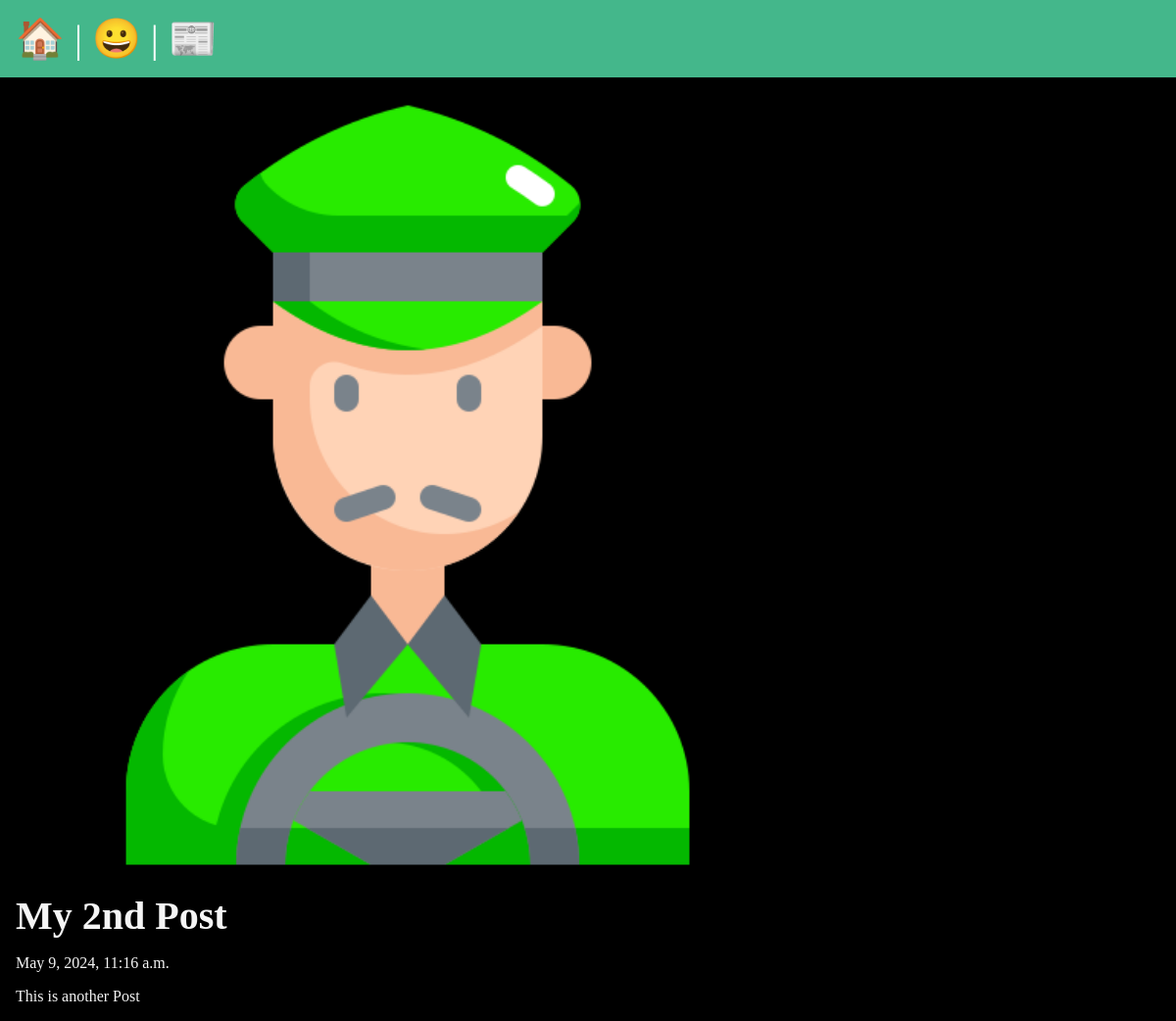
Screenshot of /posts/second-post with the database file from the repository.
### posts/models.py (models this page shows, shortened)
class Post(models.Model):
    title = models.CharField(max_length=200)
    body = models.TextField()
    slug = models.SlugField()
    date = models.DateTimeField(auto_now_add=True)
    banner= models.ImageField(default='fallback.png', blank=True)

### posts/views.py (the view)
# urls.py: path('<slug:slug>', views.post_page, name='page'),
def post_page(request, slug):
    post= Post.objects.get(slug=slug)
    return render(request, 'posts/post_page.html', {'post': post})

### posts/templates/posts/post_page.html (shortened to what this page needs)
{% extends 'layout.html' %}
{% block content %}
    <section>
        <img class= "banner" src="{{ post.banner.url }}" alt="{{ post.title }}">
    <h1>{{ post.title }}</h1>
            <p>{{ post.date }}</p>
            <p>{{ post.body }}</p>
</section>
{% endblock %}

### static/css/styles.css (style rules this page uses)
* { margin: 0; padding: 0; box-sizing: border-box; }
body { min-height: 100vh; background-color: black; color: whitesmoke; font-size: 3rem; }
section { display: flex; flex-flow: column; gap: 1rem; }
h1, h2 { font-size: 2.5rem; }
p { font-size: 1rem; }
.banner { display: block; width: 100%; max-width: 800px; }

### rows the page displays
Post: banner (picture), title "My 2nd Post", date "May 9, 2024, 11:16 a.m.", body "This is another Post"
